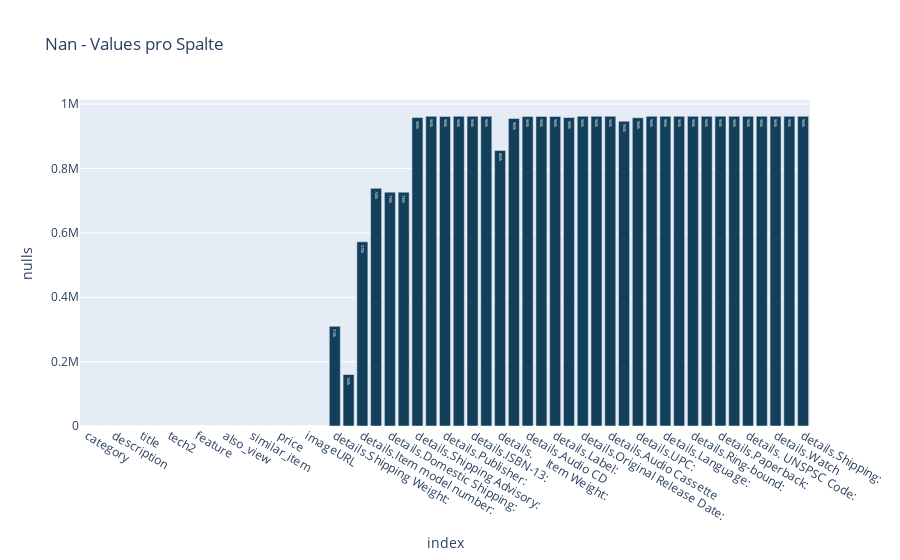

This figure's notebook cell:
### Markdown cell above
#### __NaN Values__

### Code cell
# Fehlende Werte im Data Frame (Meta Daten)
nan_df = meta_df.isna().sum().to_frame('nulls')
nan_df.reset_index(inplace=True)

# Graphische Ausgabe
nan_fig = px.bar(nan_df, x="index", y="nulls", title="Nan - Values pro Spalte", text_auto='.2s',
                 color_discrete_sequence=px.colors.sequential.Darkmint_r)
nan_fig

### Figure 1 — Plotly figure (JSON) as saved in the notebook; plotly's stock layout.template omitted (floating-point values rounded to 4 significant figures)
{"data": [{"alignmentgroup": "True", "hovertemplate": "index=%{x}<br>nulls=%{y}<extra></extra>", "legendgroup": "", "marker": {"color": "rgb(18, 63, 90)", "pattern": {"shape": ""}}, "name": "", "offsetgroup": "", "orientation": "v", "showlegend": false, "textposition": "auto", "texttemplate": "%{y:.2s}", "type": "bar", "x": ["category", "tech1", "description", "fit", "title", "also_buy", "tech2", "brand", "feature", "rank", "also_view", "main_cat", "similar_item", "date", "price", "asin", "imageURL", "imageURLHighRes", "details.Shipping Weight:", "details.ASIN: ", "details.Item model number:", "details.\n    Product Dimensions: \n    ", "details.Domestic Shipping: ", "details.International Shipping: ", "details.Shipping Advisory:", "details.Hardcover:", "details.Publisher:", "details.ISBN-10:", "details.ISBN-13:", "details.\n    Package Dimensions: \n    ", "details.\n    Item Weight: \n    ", "details.Batteries", "details.Audio CD", "details.Number of Discs:", "details.Label:", "details.ASIN:", "details.Original Release Date:", "details.Run Time:", "details.Audio Cassette", "details.Discontinued by manufacturer:", "details.UPC:", "details.SPARS Code:", "details.Language:", "details. Date first listed on Amazon:", "details.Ring-bound:", "details.Series:", "details.Paperback:", "details.Note on Boxed Sets:", "details. UNSPSC Code:", "details.Sports:", "details.Watch", "details.Vinyl", "details.Shipping: "], "xaxis": "x", "y": [0, 0, 0, 0, 0, 0, 0, 0, 0, 0, 0, 0, 0, 0, 0, 0, 0, 0, 309976, 160036, 572242, 738407, 726664, 726664, 958402, 962298, 962028, 962296, 962296, 962077, 856358, 955410, 961979, 961964, 961962, 958507, 962224, 962271, 962299, 947071, 957859, 962295, 962280, 962267, 962298, 962298, 962298, 962298, 962251, 962299, 962299, 962293, 962299], "yaxis": "y"}], "layout": {"barmode": "relative", "legend": {"tracegroupgap": 0}, "title": {"text": "Nan - Values pro Spalte"}, "xaxis": {"anchor": "y", "domain": [0, 1], "title": {"text": "index"}}, "yaxis": {"anchor": "x", "domain": [0, 1], "title": {"text": "nulls"}}}}
